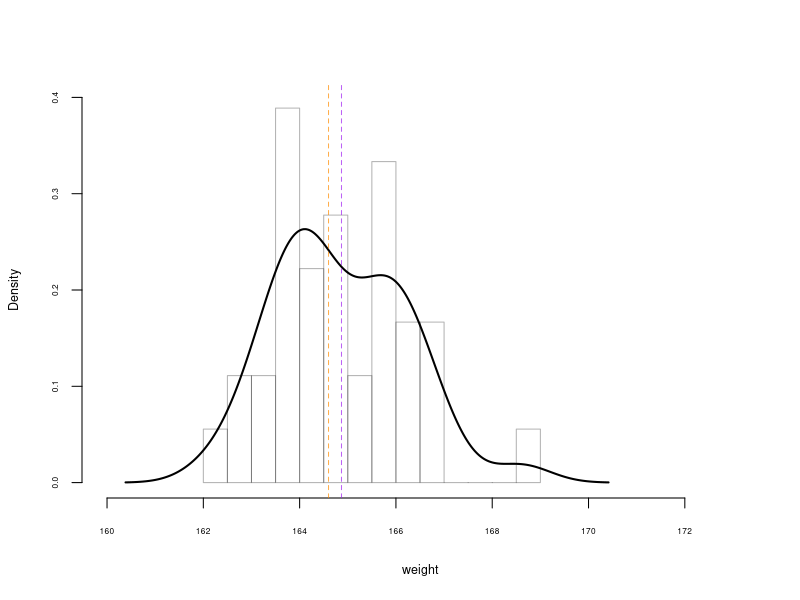
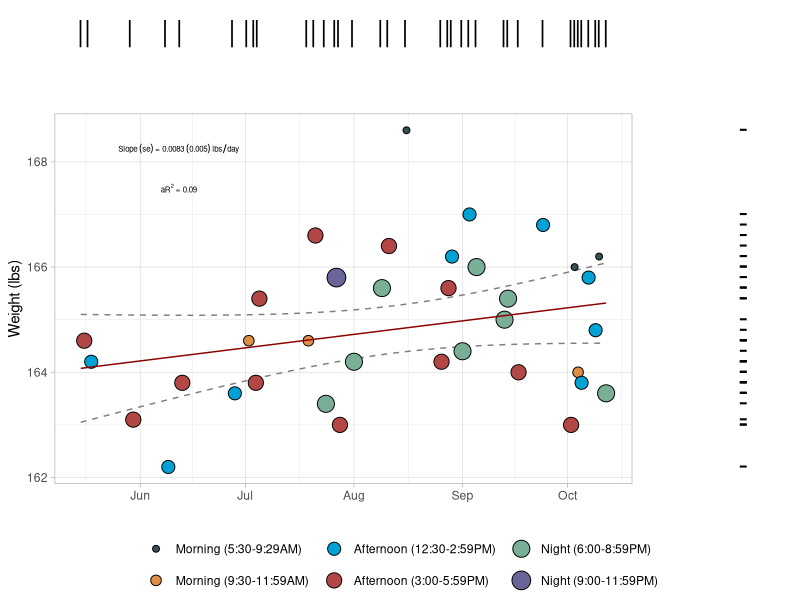

These charts were generated, in order, by the following R code:
#load packages into environment
library(tidyverse)
library(here)
library(ggeffects)
library(data.table)
library(lubridate)
library(ggsci)
library(ggpubr)

# Load and pre-process data
wbd <- read.delim(here("weight_data.txt"), sep = " ", header = F, col.names = c("Date", "Time", "Liam")) %>% 
  mutate(Date = as.numeric(as.Date(Date)-19492),
         Time = as.ITime(x = Time)) 

# Model weight change by day
mod <- lm(Liam ~ Date + Time, wbd)
sumy <- summary(mod)
sumy
m_date <- paste0("Slope~(se) == ",paste(round(sumy[["coefficients"]][2], digits = 4),"~(", round(sumy[["coefficients"]][5], digits = 4), ")", sep = " "))
ar2 <- round(sumy[["adj.r.squared"]],digits = 2)
# Predict weight by day from linear model
pred <- ggpredict(mod, terms = c("Date")) %>% 
  rename(Liam = predicted)

# Return dates back to date formats
pred$Date <- as_date(pred$x+19492)
wbd$Date <- as_date(wbd$Date+19492)

wbd1 <- wbd %>% 
  mutate(Time = as.numeric(Time),
       Time = case_when(Time < 34200 ~ 'Morning (5:30-9:29AM)',
                        Time < 43200 ~ 'Morning (9:30-11:59AM)',
                        Time < 54000 ~ "Afternoon (12:30-2:59PM)",
                        Time < 64800 ~ 'Afternoon (3:00-5:59PM)',
                        Time < 75600 ~ "Night (6:00-8:59PM)",
                        Time <= 86400 ~ 'Night (9:00-11:59PM)'),
       
       Time = factor(Time, c('Morning (5:30-9:29AM)','Morning (9:30-11:59AM)', 
                             "Afternoon (12:30-2:59PM)",'Afternoon (3:00-5:59PM)',
                             "Night (6:00-8:59PM)",'Night (9:00-11:59PM)'))) 

# Distribution of weight
png("wdist.png", bg = NA, res = 300, units = "in", width = 3, height = 3, type = "cairo")
hist(wbd1$Liam, 
     cex.lab=0.75, cex.axis=0.5,
     title = NA,
     breaks = 20,
     col= adjustcolor("white", alpha = 0),
     border= adjustcolor("black", alpha = 0.3),
     prob = T,
     ylim = c(0,0.4),
     xlim = c(160,173),
     xlab = "weight",
     main = NA)
lines(density(wbd1$Liam),
      lwd = 2,
      border= adjustcolor("black", alpha = 0.1))
abline(v = median(wbd1$Liam),col = adjustcolor("darkorange", alpha = 0.7), lty = 2)
abline(v = mean(wbd1$Liam),col = adjustcolor("purple", alpha = 0.7), lty = 2)
dev.off()
shapiro.test(wbd1$Liam) # Roughly normally distributed? according the Shapiro-Wilks test for normality although it looks skewed. 

# Plot weight by day

a <- wbd1 %>% 
  ggplot(aes(Date, Liam)) +
  geom_line(data = pred, aes(y = conf.low), colour = "grey50", linetype = "dashed") +
  geom_line(data = pred,aes(y = conf.high), colour = "grey50", linetype = "dashed") +
  geom_point(aes(size = Time, fill = Time), pch = 21) +
  geom_line(data = pred, color = "darkred") +
  annotate("text", label = paste(m_date, "~lbs/day"), x = as.Date("2023-06-12"), y = 168.25, parse = T, size = 2) +
  annotate("text", label = paste("aR^2 == ", ar2), x = as.Date("2023-06-12"), y = 167.5, parse = T, size = 2) +
  labs(x = "", y = "Weight (lbs)") +
  guides(fill = guide_legend(title = ""), size = guide_legend(title = "")) + 
  scale_fill_jama() +
  theme_light() +
  theme(legend.position = "bottom")

b <- wbd1 %>% 
  ggplot(aes(Date, "0")) +
  geom_point(pch = "|", size = 7) +
  theme_void() 

c <- wbd1 %>% 
  ggplot(aes("0", Liam)) +
  geom_point(pch = "-", size = 7) +
  theme_void() 

pdf("weight.pdf", width = 7, height = 4)
ggarrange(b,NULL, a, c, ncol = 2, nrow = 2, 
          widths = c(4, 1), heights = c(1, 4), align = "hv", common.legend = T, legend = "bottom")
dev.off()
# Results:
# According to this model I gained 0.0098 lbs everyday since May 16, 2023. 
# At that rate, I would reach my goal of 170 lbs in 711 days (~ 2 years).
# I need to increase calories and muscle growth to reach this goal in a reasonable time frame.
 
 
